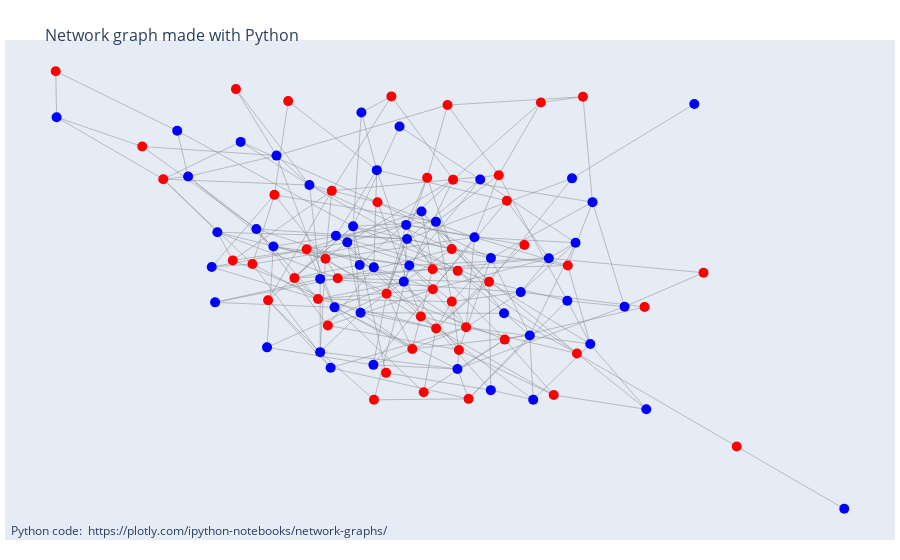

Notebook cell for this chart:
### Code cell
n = 100

G = nx.erdos_renyi_graph(n, 0.05)


SES_list = np.random.choice(['High', 'Low'], n, p=[0.5,0.5])
SES_color_list = ['blue' if SES == 'High' else 'red' for SES in SES_list]

#SES_edge_types_list = SES_edge_classifier_all(G)
#SES_edge_color_list = ['blue' if edge_type == 'cross' else 'within' for edge_type in SES_edge_types_list]


graph_layout = nx.spring_layout(G)

edge_trace = go_get_edge_trace(G, graph_layout)
node_trace = go_get_node_trace(G, graph_layout, SES_color_list, SES_list)


fig = go.Figure(data=[edge_trace, node_trace],
             layout=go.Layout(
                title='<br>Network graph made with Python',
                titlefont_size=16,
                showlegend=False,
                hovermode='closest',
                margin=dict(b=20,l=5,r=5,t=40),
                annotations=[ dict(
                    text="Python code: <a href='https://plotly.com/ipython-notebooks/network-graphs/'> https://plotly.com/ipython-notebooks/network-graphs/</a>",
                    showarrow=False,
                    xref="paper", yref="paper",
                    x=0.005, y=-0.002 ) ],
                xaxis=dict(showgrid=False, zeroline=False, showticklabels=False),
                yaxis=dict(showgrid=False, zeroline=False, showticklabels=False))
                )
fig.show()

### Figure 1 — Plotly figure (JSON) as saved in the notebook; plotly's stock layout.template omitted (floating-point values rounded to 4 significant figures; data arrays with more than 128 entries replaced by an {"elided": "..."} marker saying what was removed)
{"data": [{"line": {"color": "#888", "width": 0.5}, "mode": "lines", "type": "scatter", "x": {"elided": "756 float values"}, "y": {"elided": "756 float values"}}, {"hoverinfo": "text", "marker": {"color": ["blue", "red", "red", "blue", "blue", "blue", "blue", "blue", "red", "red", "blue", "red", "blue", "red", "red", "blue", "blue", "red", "red", "blue", "red", "blue", "blue", "blue", "red", "red", "blue", "red", "blue", "blue", "red", "red", "red", "blue", "red", "red", "red", "red", "blue", "blue", "blue", "red", "blue", "red", "red", "red", "red", "blue", "blue", "red", "blue", "red", "red", "red", "red", "blue", "blue", "blue", "blue", "red", "blue", "blue", "blue", "red", "red", "red", "blue", "blue", "red", "blue", "blue", "red", "red", "blue", "blue", "red", "red", "red", "red", "blue", "blue", "red", "blue", "blue", "red", "blue", "blue", "blue", "blue", "red", "red", "red", "blue", "blue", "red", "red", "red", "blue", "blue", "blue"], "size": 10}, "mode": "markers", "text": ["High", "Low", "Low", "High", "High", "High", "High", "High", "Low", "Low", "High", "Low", "High", "Low", "Low", "High", "High", "Low", "Low", "High", "Low", "High", "High", "High", "Low", "Low", "High", "Low", "High", "High", "Low", "Low", "Low", "High", "Low", "Low", "Low", "Low", "High", "High", "High", "Low", "High", "Low", "Low", "Low", "Low", "High", "High", "Low", "High", "Low", "Low", "Low", "Low", "High", "High", "High", "High", "Low", "High", "High", "High", "Low", "Low", "Low", "High", "High", "Low", "High", "High", "Low", "Low", "High", "High", "Low", "Low", "Low", "Low", "High", "High", "Low", "High", "High", "Low", "High", "High", "High", "High", "Low", "Low", "Low", "High", "High", "Low", "Low", "Low", "High", "High", "High"], "type": "scatter", "x": [-0.4436, -0.4081, -0.05514, 0.4202, -0.4565, -0.008834, 0.1093, -0.2316, 0.5401, 0.05221, 0.3197, 0.3983, -0.4488, -0.5683, 0.3015, -0.511, 0.1863, 0.1292, 0.2633, 1.0, 0.03952, 0.5441, -0.1737, 0.255, -0.238, -0.1666, -0.1119, 0.09923, -0.3899, 0.3623, 0.09615, 0.08635, 0.00531, 0.1617, 0.1099, -0.3629, 0.2044, -0.3122, -0.1828, -0.001557, -0.3146, -0.1947, 0.4941, 0.3845, -0.6167, -0.8158, -0.3268, 0.4152, -0.08335, 0.09625, 0.02648, 0.1821, -0.0749, -0.1892, -0.4009, -0.01435, -0.8138, 0.1484, 0.2837, -0.2661, -0.07641, -0.3538, -0.2069, 0.06018, 0.3633, -0.05384, -0.08432, -0.1138, 0.7524, -0.131, 0.2758, -0.1801, 0.2231, -0.3292, -0.3075, -0.04288, -0.2118, 0.03158, -0.08292, 0.3731, -0.1443, 0.331, 0.2165, -0.1707, 0.6759, -0.1159, 0.3813, -0.2069, 0.6547, 0.1127, 0.2182, 0.02495, -0.5361, 0.1861, 0.1349, -0.2806, 0.05276, -0.006708, 0.05969, -0.02411], "y": [0.08362, -0.005225, -0.3611, 0.1791, -0.02612, 0.1071, -0.3489, 0.2332, -0.1527, -0.03303, 0.001468, 0.5125, -0.1381, 0.2517, 0.4945, 0.2602, 0.001969, -0.217, 0.04339, -0.791, 0.2563, -0.4763, -0.1539, -0.1056, 0.02982, -0.06197, 0.4628, 0.2503, 0.3697, -0.1331, 0.03042, 0.4862, -0.2854, 0.2508, -0.03831, -0.01672, 0.2642, 0.2021, -0.3451, -0.02139, 0.03876, 9.787e-06, -0.1516, -0.2997, 0.3551, 0.5932, -0.1315, -0.2698, -0.02731, -0.1356, 0.1496, -0.07319, 0.1787, -0.211, 0.5367, -0.07237, 0.4476, 0.06793, -0.4459, -0.06123, 0.2803, 0.09402, -0.2956, -0.2204, -0.02154, -0.1104, -0.3358, -0.1709, -0.5942, 0.1025, -0.2431, 0.2148, 0.1832, -0.2804, 0.3263, 0.5136, -0.1276, -0.4223, -0.4464, 0.2543, 0.05187, -0.4312, -0.1727, 0.07293, -0.04431, -0.01957, 0.05063, -0.06375, 0.4895, -0.2888, -0.2559, -0.183, 0.4048, -0.4158, -0.4433, 0.4988, -0.09629, 0.06218, 0.1166, 0.4181]}], "layout": {"annotations": [{"showarrow": false, "text": "Python code: <a href='https://plotly.com/ipython-notebooks/network-graphs/'> https://plotly.com/ipython-notebooks/network-graphs/</a>", "x": 0.005, "xref": "paper", "y": -0.002, "yref": "paper"}], "hovermode": "closest", "margin": {"b": 20, "l": 5, "r": 5, "t": 40}, "showlegend": false, "title": {"font": {"size": 16}, "text": "<br>Network graph made with Python"}, "xaxis": {"showgrid": false, "showticklabels": false, "zeroline": false}, "yaxis": {"showgrid": false, "showticklabels": false, "zeroline": false}}}
